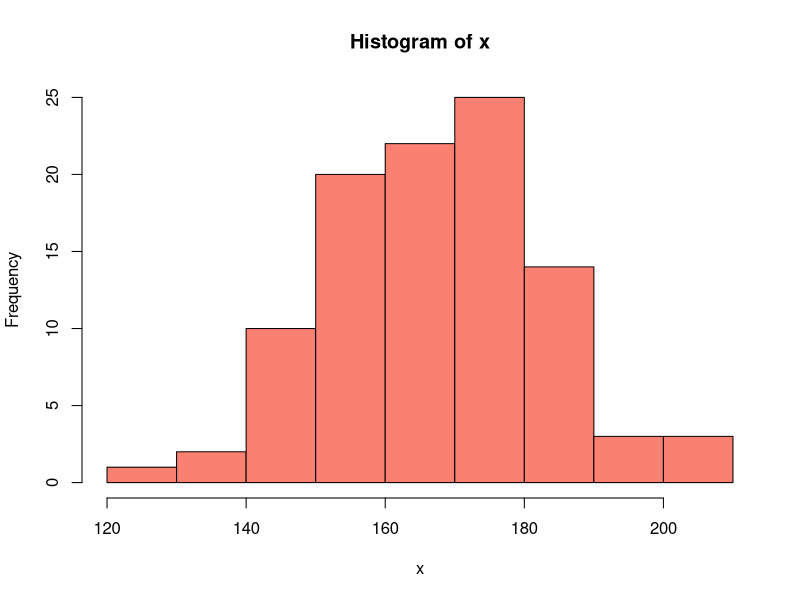

Generate this figure with R:
## ---- chunk 1
knitr::opts_chunk$set(echo=FALSE, eval=TRUE)
## ---- chunk 2
x <- rnorm(n=100, mean=170, sd=15)
hist(x, col='salmon')
